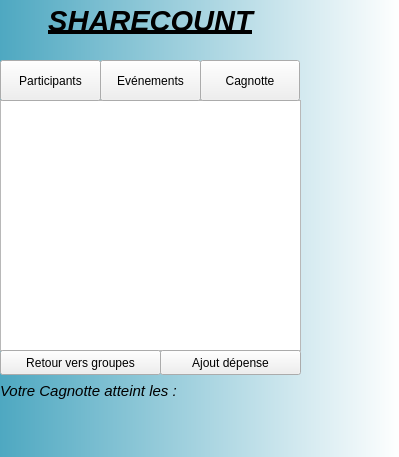
<?xml version="1.0" encoding="UTF-8"?>
<ui version="4.0">
 <class>cagnotte</class>
 <widget class="QWidget" name="cagnotte">
  <property name="geometry">
   <rect>
    <x>0</x>
    <y>0</y>
    <width>399</width>
    <height>457</height>
   </rect>
  </property>
  <property name="windowTitle">
   <string>Form</string>
  </property>
  <widget class="QLabel" name="label_6">
   <property name="geometry">
    <rect>
     <x>0</x>
     <y>0</y>
     <width>401</width>
     <height>461</height>
    </rect>
   </property>
   <property name="styleSheet">
    <string notr="true">background-color: qlineargradient(spread:pad, x1:0, y1:0, x2:1, y2:0, stop:0 rgba(78, 168, 193, 255), stop:1 rgba(255, 255, 255, 255));</string>
   </property>
   <property name="text">
    <string/>
   </property>
  </widget>
  <widget class="QListWidget" name="listWidget">
   <property name="geometry">
    <rect>
     <x>0</x>
     <y>100</y>
     <width>301</width>
     <height>251</height>
    </rect>
   </property>
  </widget>
  <widget class="QLabel" name="label_3">
   <property name="geometry">
    <rect>
     <x>0</x>
     <y>360</y>
     <width>311</width>
     <height>61</height>
    </rect>
   </property>
   <property name="font">
    <font>
     <pointsize>11</pointsize>
     <weight>50</weight>
     <italic>true</italic>
     <bold>false</bold>
     <underline>false</underline>
    </font>
   </property>
   <property name="text">
    <string>Votre Cagnotte atteint les : </string>
   </property>
  </widget>
  <widget class="QLabel" name="label_4">
   <property name="geometry">
    <rect>
     <x>0</x>
     <y>0</y>
     <width>301</width>
     <height>41</height>
    </rect>
   </property>
   <property name="font">
    <font>
     <pointsize>22</pointsize>
     <weight>75</weight>
     <italic>true</italic>
     <bold>true</bold>
     <underline>true</underline>
    </font>
   </property>
   <property name="text">
    <string>SHARECOUNT</string>
   </property>
   <property name="alignment">
    <set>Qt::AlignCenter</set>
   </property>
  </widget>
  <widget class="QPushButton" name="participants_4">
   <property name="geometry">
    <rect>
     <x>0</x>
     <y>60</y>
     <width>101</width>
     <height>41</height>
    </rect>
   </property>
   <property name="text">
    <string>Participants</string>
   </property>
  </widget>
  <widget class="QPushButton" name="events_4">
   <property name="geometry">
    <rect>
     <x>100</x>
     <y>60</y>
     <width>101</width>
     <height>41</height>
    </rect>
   </property>
   <property name="text">
    <string>Evénements</string>
   </property>
  </widget>
  <widget class="QPushButton" name="cagnotte_4">
   <property name="geometry">
    <rect>
     <x>200</x>
     <y>60</y>
     <width>100</width>
     <height>41</height>
    </rect>
   </property>
   <property name="text">
    <string>Cagnotte</string>
   </property>
  </widget>
  <widget class="QPushButton" name="retour_groupes">
   <property name="geometry">
    <rect>
     <x>0</x>
     <y>350</y>
     <width>161</width>
     <height>25</height>
    </rect>
   </property>
   <property name="text">
    <string>Retour vers groupes</string>
   </property>
  </widget>
  <widget class="QPushButton" name="ajout_event">
   <property name="geometry">
    <rect>
     <x>160</x>
     <y>350</y>
     <width>141</width>
     <height>25</height>
    </rect>
   </property>
   <property name="text">
    <string>Ajout dépense</string>
   </property>
  </widget>
 </widget>
 <resources/>
 <connections/>
</ui>
